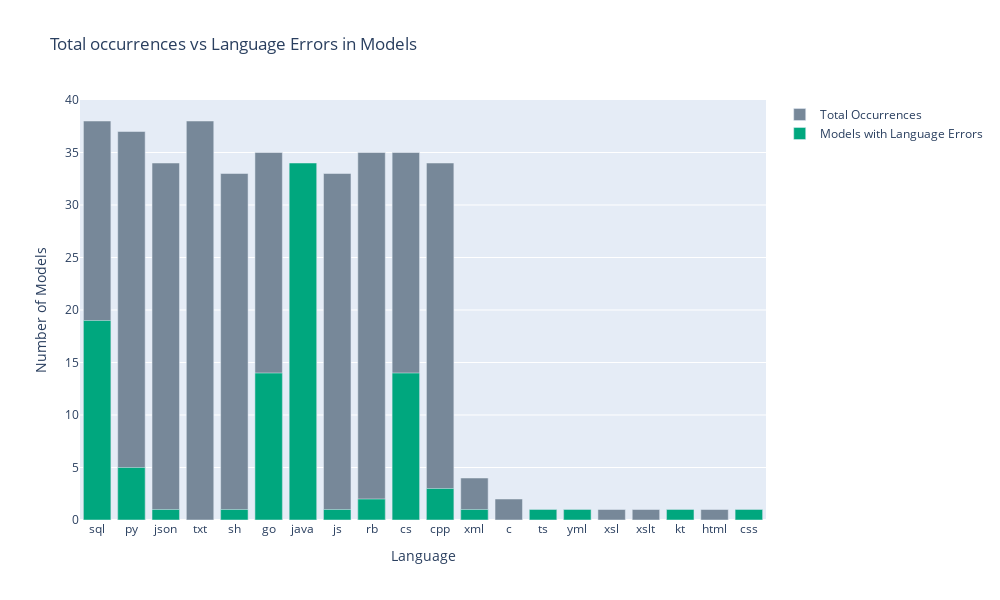

Write notebook code for a chart like this one.
### Markdown cell above
<h1>Visualizations of results from modeltesting</h1>

### Code cell
import os
from pathlib import Path
import matplotlib.pyplot as plt
import plotly.express as px
import plotly.graph_objects as go
import pandas as pd

df = pd.read_csv('results/avg_results.csv')
df_results = pd.read_csv('results/results.csv')
averaged_df = df.groupby('Model', as_index=False)[['Average time[s]', 'Average tokens/s']].mean()

lang_error_dict = {}

lang_counts = df[df['Inteded purpose'] == 'coding']['Language errors'].value_counts()
lang_error = df_results['results'].str.split(',').reset_index(drop=True)

for lang_list in lang_error:
    for lang in lang_list:
        if lang not in lang_error_dict:
            lang_error_dict[lang] = 0
        lang_error_dict[lang] += 1
        

# Retrieve language with most errors
max_index = max(lang_error_dict, key=lang_error_dict.get)
colors = ['#00A77E',] * len(lang_error_dict)
max_pos = list(lang_error_dict.keys()).index(max_index)
colors[max_pos] = 'lightslategray'

# Count number models with atleast one appearence of each language
lang_occurences = {}
models = os.listdir('output')
for model in models:
    path = Path('output') / model
    code_snippets = os.listdir(path)
    languages_in_model = set()
    for code_snippet in code_snippets:
        if code_snippet.endswith('go'):
            lang = 'go'
            go_codes = os.listdir(path / code_snippet)
            for go_code in go_codes:
                if lang not in lang_occurences:
                    lang_occurences[lang] = 0
                if lang not in languages_in_model:
                    languages_in_model.add(lang)
                    lang_occurences[lang] += 1
        else:
            lang = code_snippet.split('.')[1]
            if lang not in lang_occurences:
                lang_occurences[lang] = 0
            if lang not in languages_in_model:
                languages_in_model.add(lang)
                lang_occurences[lang] += 1


# Plot total models containing language vs models with language errors
fig = go.Figure()

fig.add_trace(go.Bar(
    x=list(lang_occurences.keys()),
    y=list(lang_occurences.values()),
    name='Total Occurrences',
    hovertemplate='Language: %{x}<br>Total: %{y}<extra></extra>',
    marker_color='lightslategray'
))

fig.add_trace(go.Bar(
    x=list(lang_error_dict.keys()),
    y=list(lang_error_dict.values()),
    name='Models with Language Errors',
    hovertemplate='Language: %{x}<br>Containing errors: %{y}<extra></extra>',
    marker_color='#00A77E'
))

fig.update_layout(
    barmode='overlay',
    xaxis_title='Language',
    yaxis_title='Number of Models',
    title='Total occurrences vs Language Errors in Models',
    width=1000,
    height=600
)
fig.show()
fig.write_html('results/language_errors.html')

### Figure 1 — Plotly figure (JSON) as saved in the notebook; plotly's stock layout.template omitted (floating-point values rounded to 4 significant figures)
{"data": [{"hovertemplate": "Language: %{x}<br>Total: %{y}<extra></extra>", "marker": {"color": "lightslategray"}, "name": "Total Occurrences", "type": "bar", "x": ["sql", "py", "json", "txt", "sh", "go", "java", "js", "rb", "cs", "cpp", "xml", "c", "ts", "yml", "xsl", "xslt", "kt", "html", "css"], "y": [38, 37, 34, 38, 33, 35, 34, 33, 35, 35, 34, 4, 2, 1, 1, 1, 1, 1, 1, 1]}, {"hovertemplate": "Language: %{x}<br>Containing errors: %{y}<extra></extra>", "marker": {"color": "#00A77E"}, "name": "Models with Language Errors", "type": "bar", "x": ["go", "java", "rb", "sql", "cs", "py", "json", "css", "kt", "sh", "ts", "xml", "yml", "cpp", "js"], "y": [14, 34, 2, 19, 14, 5, 1, 1, 1, 1, 1, 1, 1, 3, 1]}], "layout": {"barmode": "overlay", "height": 600, "title": {"text": "Total occurrences vs Language Errors in Models"}, "width": 1000, "xaxis": {"title": {"text": "Language"}}, "yaxis": {"title": {"text": "Number of Models"}}}}
